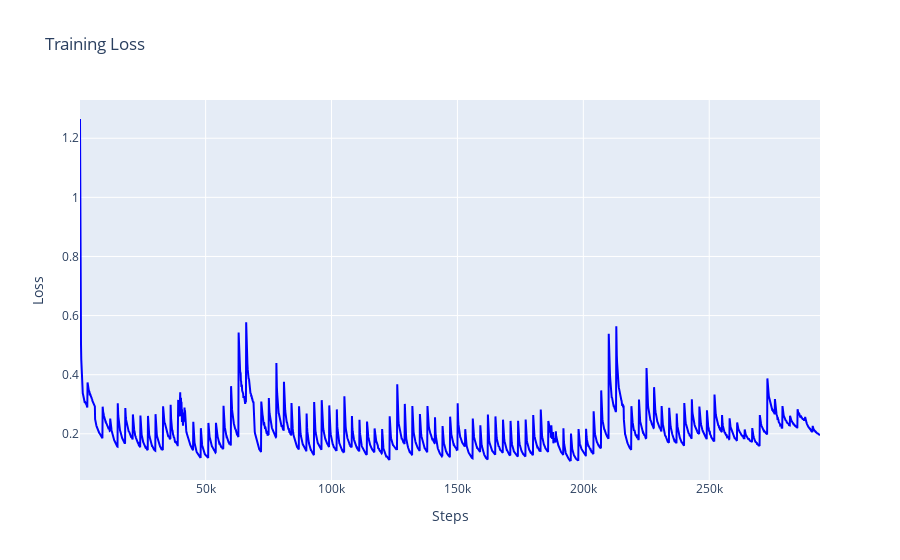

Notebook code for this chart:
### Code cell
plot_loss("loss.pkl", False)

### Figure 1 — Plotly figure (JSON) as saved in the notebook; plotly's stock layout.template omitted (floating-point values rounded to 4 significant figures; data arrays with more than 128 entries replaced by an {"elided": "..."} marker saying what was removed)
{"data": [{"line": {"color": "blue", "width": 2}, "mode": "lines", "name": "Total Loss", "type": "scatter", "x": {"elided": "2997 int values"}, "y": {"elided": "2997 float values"}}], "layout": {"hovermode": "x unified", "legend": {"x": 0.99, "xanchor": "right", "y": 0.99, "yanchor": "top"}, "title": {"text": "Training Loss"}, "xaxis": {"title": {"text": "Steps"}}, "yaxis": {"title": {"text": "Loss"}}}}
